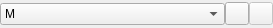
<?xml version="1.0" encoding="UTF-8"?>
<ui version="4.0">
 <class>MatrixSelector</class>
 <widget class="QWidget" name="MatrixSelector">
  <property name="geometry">
   <rect>
    <x>0</x>
    <y>0</y>
    <width>273</width>
    <height>28</height>
   </rect>
  </property>
  <property name="whatsThis">
   <string>Select a vector to utilize.  If you wish to create a new vector, click on the icon to the right.</string>
  </property>
  <layout class="QHBoxLayout">
   <property name="spacing">
    <number>0</number>
   </property>
   <property name="margin">
    <number>0</number>
   </property>
   <item>
    <widget class="Kst::ComboBox" name="_matrix">
     <property name="sizeAdjustPolicy">
      <enum>QComboBox::AdjustToMinimumContentsLength</enum>
     </property>
     <item>
      <property name="text">
       <string>M</string>
      </property>
     </item>
    </widget>
   </item>
   <item>
    <widget class="QToolButton" name="_newMatrix">
     <property name="sizePolicy">
      <sizepolicy hsizetype="Fixed" vsizetype="Fixed">
       <horstretch>0</horstretch>
       <verstretch>0</verstretch>
      </sizepolicy>
     </property>
     <property name="toolTip">
      <string>Create a new vector.</string>
     </property>
     <property name="whatsThis">
      <string>Opens a vector dialog to create a new vector, which will become the selected vector.</string>
     </property>
     <property name="text">
      <string/>
     </property>
    </widget>
   </item>
   <item>
    <widget class="QToolButton" name="_editMatrix">
     <property name="enabled">
      <bool>false</bool>
     </property>
     <property name="sizePolicy">
      <sizepolicy hsizetype="Fixed" vsizetype="Fixed">
       <horstretch>0</horstretch>
       <verstretch>0</verstretch>
      </sizepolicy>
     </property>
     <property name="toolTip">
      <string>Edit selected vector.</string>
     </property>
     <property name="whatsThis">
      <string>Opens a vector dialog to edit selected vector.</string>
     </property>
     <property name="text">
      <string/>
     </property>
    </widget>
   </item>
  </layout>
 </widget>
 <layoutdefault spacing="6" margin="11"/>
 <customwidgets>
  <customwidget>
   <class>Kst::ComboBox</class>
   <extends>QComboBox</extends>
   <header>combobox.h</header>
  </customwidget>
 </customwidgets>
 <resources/>
 <connections/>
</ui>
